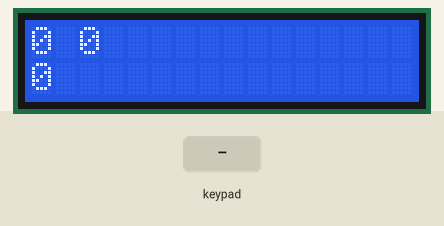
Bench run of a sketch on a simulated Arduino Uno, built with avr-gcc and run on an emulated ATmega328P. Parts: 16×2 character LCD. Inputs (shaded band) come from the test bench.

Above: at 3.2 s.
3.3 s: keypad keys 4 5 6 7 A pressed 0.4 s apart
At 5.7 s:
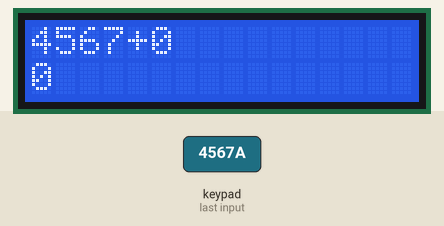
6.8 s: key 'D' pressed
At 8.1 s:
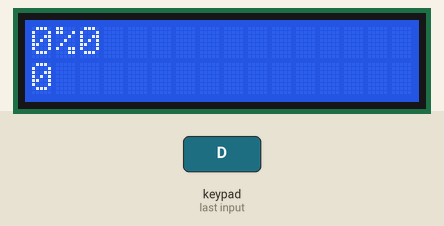
8.4 s: key 'C' pressed
At 9.7 s:
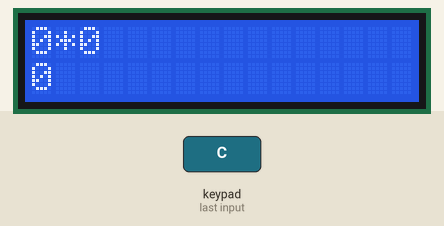
10.0 s: keypad keys 4 5 6 7 # pressed 0.4 s apart
At 12.1 s:
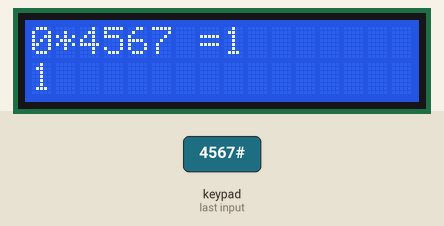
13.5 s: key 'B' pressed
At 14.6 s:
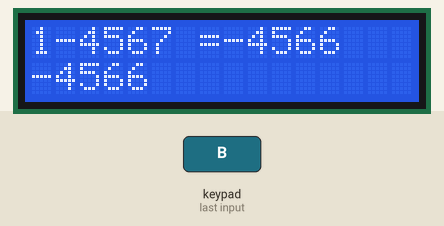
15.1 s: keypad keys 4 5 6 7 D pressed 0.4 s apart
At 17.5 s:
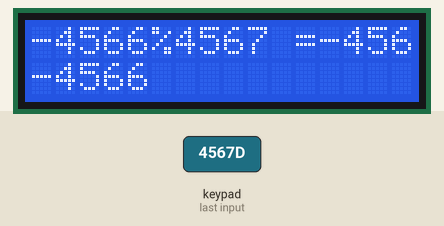
Timing chart, 0 to 19.0 s (numbered marks = the images above; inputs shaded):
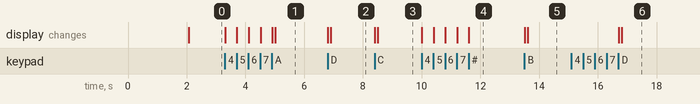

The sketch:

ADV_PRO_2.ino
```cpp
/*
  Scientific Calculator System.
  Displaying the 4 arithmetic operation i.e. +, -, power, % (modulo) using the 4*4 keypad and LCD screen.
  Outputs Shown On - LCD Screen.
  Libraries Used - LiquidCrystal.h, Keypad.h
  This code has the Advanced Version.
  We have connected the 4*4 Keypad and LCD Screen to the Uniko Ekam Board.
  The output is calculated by the various functions and displayed on the LCD Screen.
  The output shown has no problems and is accurate with the calculations.
  Author - NISHIT R MISTRY
  Date - 20-10-2019
  References - https://circuitdigest.com/microcontroller-projects/arduino-calculator-using-4x4-keypad
*/

#include <LiquidCrystal.h> //Header file for LCD from https://www.arduino.cc/en/Reference/LiquidCrystal
#include <Keypad.h> //Header file for Keypad from https://github.com/Chris--A/Keypad

const byte ROWS = 4; // Four rows
const byte COLS = 4; // Four columns

// Define the Keymap
char keys[ROWS][COLS] = {

  {'7','8','9','D'},

  {'4','5','6','C'},

  {'1','2','3','B'},

  {'*','0','#','A'}

};

byte rowPins[ROWS] = { 4, 5, 6, 7 };// Connect keypad ROW0, ROW1, ROW2 and ROW3 to these board pins.

byte colPins[COLS] = { 8, 9, 10, 11 }; // Connect keypad COL0, COL1 and COL2 to these board pins.

Keypad kpd = Keypad( makeKeymap(keys), rowPins, colPins, ROWS, COLS ); //  Create the Keypad

//using the Analog Pins for connecting LCD Screen!
LiquidCrystal lcd(A0, A1, A2, A3, A4, A5);  // (rs, e, d4, d5, d6, d7)

//initializing basic variables for calculation and storing results.
long Num1,Num2,Number;
char key,action;
boolean result = false;

void setup()
{
  lcd.begin(16, 2); //We are using a 16*2 LCD display
  lcd.print("Calculator"); //Display a intro message
  lcd.setCursor(0, 1);   // set the cursor to column 0, line 1
  lcd.print("-NishitMistry"); //Display a intro message
  delay(2000); //Wait for display to show info
  lcd.clear(); //Then clean the display
}

void loop()
{

key = kpd.getKey(); //storing pressed key value in a char

//loop for detecting the key pressed in the keypad.
if (key!=NO_KEY)
DetectButtons();

//if key pressed is found, then calculate the respective operation
if (result==true)
CalculateResult();

//display the result on the LCD Screen.
DisplayResult();
}

void DetectButtons()
{
    lcd.clear(); //Clear the LCD Screen
    if (key=='*') //If cancel Button is pressed
    {Serial.println ("Button Cancel"); Number=Num1=Num2=0; result=false;}

     if (key == '1') //If Button 1 is pressed
    {Serial.println ("Button 1");
    if (Number==0)
    Number=1;
    else
    Number = (Number*10) + 1; //Pressed twice
    }

     if (key == '4') //If Button 4 is pressed
    {Serial.println ("Button 4");
    if (Number==0)
    Number=4;
    else
    Number = (Number*10) + 4; //Pressed twice
    }

     if (key == '7') //If Button 7 is pressed
    {Serial.println ("Button 7");
    if (Number==0)
    Number=7;
    else
    Number = (Number*10) + 7; //Pressed twice
    }


    if (key == '0') //Button 0 is Pressed
    {Serial.println ("Button 0");
    if (Number==0)
    Number=0;
    else
    Number = (Number*10) + 0; //Pressed twice
    }

     if (key == '2') //Button 2 is Pressed
    {Serial.println ("Button 2");
     if (Number==0)
    Number=2;
    else
    Number = (Number*10) + 2; //Pressed twice
    }

     if (key == '5') //Button 5 is Pressed
    {Serial.println ("Button 5");
     if (Number==0)
    Number=5;
    else
    Number = (Number*10) + 5; //Pressed twice
    }

     if (key == '8') //Button 8 is Pressed
    {Serial.println ("Button 8");
     if (Number==0)
    Number=8;
    else
    Number = (Number*10) + 8; //Pressed twice
    }


    if (key == '#') //Button # is Pressed
    {Serial.println ("Button Equal");
    Num2=Number;
    result = true;
    }

     if (key == '3') //Button 3 is Pressed
    {Serial.println ("Button 3");
     if (Number==0)
    Number=3;
    else
    Number = (Number*10) + 3; //Pressed twice
    }

     if (key == '6') //Button 6 is Pressed
    {Serial.println ("Button 6");
    if (Number==0)
    Number=6;
    else
    Number = (Number*10) + 6; //Pressed twice
    }

     if (key == '9') //Button 9 is Pressed
    {Serial.println ("Button 9");
    if (Number==0)
    Number=9;
    else
    Number = (Number*10) + 9; //Pressed twice
    }

      if (key == 'A' || key == 'B' || key == 'C' || key == 'D') //Detecting Buttons on Column 4
  {
    Num1 = Number;
    Number =0;
    if (key == 'A')
    {Serial.println ("Addition"); action = '+';}
     if (key == 'B')
    {Serial.println ("Subtraction"); action = '-'; }
     if (key == 'C')
    {Serial.println ("Power"); action = '*';}
     if (key == 'D')
    {Serial.println ("Modulo"); action = '%';}

    delay(100);
  }

}

void CalculateResult()
{
  if (action=='+') //loop for addition
    Number = Num1+Num2;

  if (action=='-') //loop for subtraction
    Number = Num1-Num2;

  if (action=='*') //loop for power
    Number = (pow(Num1,Num2)+1);

  if (action=='%') //loop for modulo
    Number = Num1%Num2;
}

void DisplayResult()
{
  lcd.setCursor(0, 0);   // set the cursor to column 0, line 1
  lcd.print(Num1); lcd.print(action); lcd.print(Num2); //print the answer

  if (result==true)
  {lcd.print(" ="); lcd.print(Number);} //Display the result

  lcd.setCursor(0, 1);   // set the cursor to column 0, line 1
  lcd.print(Number); //Display the result
}
```

Measured:
- after the input at 3.3 s, the display: first changes at once (image 1 shows a later state)
- after the input at 6.8 s, the display: first changes at once (image 2 shows a later state)
- after the input at 8.4 s, the display: first changes at once (image 3 shows a later state)
- after the input at 10.0 s, the display: first changes at once (image 4 shows a later state)
- after the input at 13.5 s, the display: first changes at once (image 5 shows a later state)
- after the input at 15.1 s, the display: first changes after 1.6 s (image 6 shows a later state)
